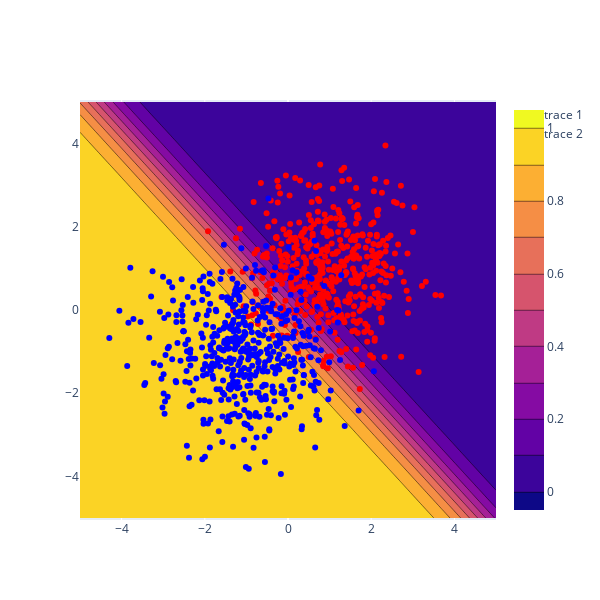

The code cell stored with this chart in its notebook:
### Code cell
xx = np.linspace(-5, 5, 100)
yy = np.linspace(-5, 5, 100)
xx, yy = np.meshgrid(xx, yy)
xx, yy = xx.flatten(), yy.flatten()
mock_data = np.array([np.ones(len(xx)), xx, yy]).T
values = sigmoid(mock_data, beta)
go.Figure(
    [
        go.Contour(x=xx, y=yy, z=values),
        go.Scatter(x=X[y==0, 1], y=X[y==0, 2], mode='markers', marker_color='red'),
        go.Scatter(x=X[y==1, 1], y=X[y==1, 2], mode='markers', marker_color='blue')
    ],
    layout=dict(
        xaxis=dict(scaleanchor='y', scaleratio=1),
        width=600, height=600
    )
)

### Figure 1 — Plotly figure (JSON) as saved in the notebook; plotly's stock layout.template omitted (floating-point values rounded to 4 significant figures; data arrays with more than 128 entries replaced by an {"elided": "..."} marker saying what was removed)
{"data": [{"type": "contour", "x": {"elided": "10000 float values"}, "y": {"elided": "10000 float values"}, "z": {"elided": "10000 float values"}}, {"marker": {"color": "red"}, "mode": "markers", "type": "scatter", "x": {"elided": "500 float values"}, "y": {"elided": "500 float values"}}, {"marker": {"color": "blue"}, "mode": "markers", "type": "scatter", "x": {"elided": "500 float values"}, "y": {"elided": "500 float values"}}], "layout": {"height": 600, "width": 600, "xaxis": {"scaleanchor": "y", "scaleratio": 1}}}
